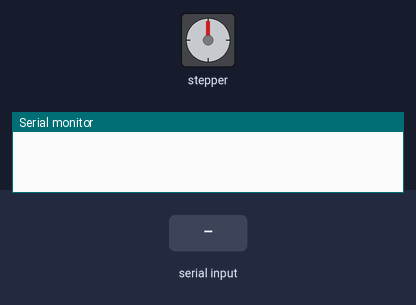
Bench run of a sketch on a simulated Arduino Uno, built with avr-gcc and run on an emulated ATmega328P. Shown: stepper motor, the last lines printed to the serial monitor. Wiring (inferred from the names in the program): stepper motor driver (200 steps per turn assumed): step pin 13; direction pin 9. The inputs (shaded band) are chosen by the test bench.

Above: at 1.2 s.
1.3 s: byte 90 received over Serial
At 3.0 s:
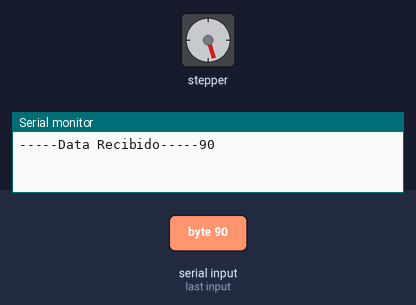
3.7 s: byte 30 received over Serial
At 4.3 s:
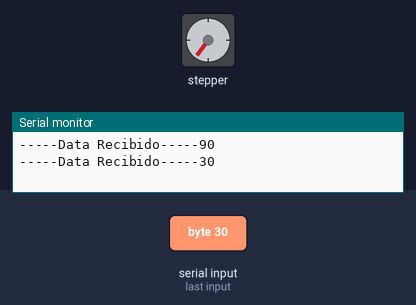
5.5 s: byte 120 received over Serial
At 7.6 s:
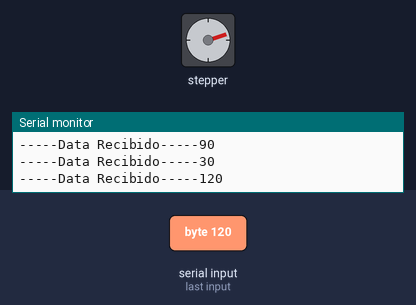
8.2 s: byte 30 received over Serial
At 8.9 s:
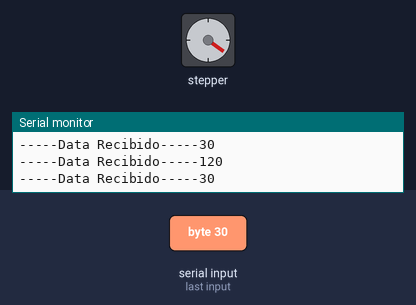
10.0 s: byte 90 received over Serial
At 12.0 s:
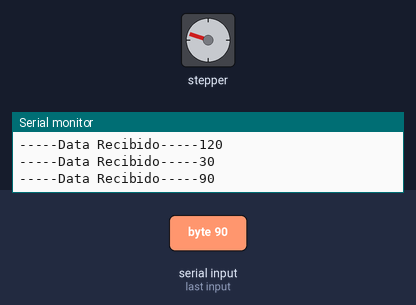
12.4 s: byte 120 received over Serial
At 14.1 s:
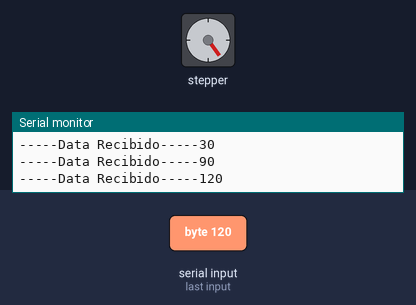
Timing chart, 0 to 15.6 s (numbered marks = the images above; inputs shaded):
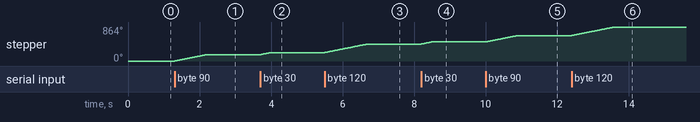

Measured:
- after the input at 1.3 s, stepper: turns 162° clockwise in 0.90 s, starting at once
- after the input at 3.7 s, stepper: turns 54° clockwise in 0.30 s, starting at once
- after the input at 5.5 s, stepper: turns 216° clockwise in 1.2 s, starting at once
- after the input at 8.2 s, stepper: turns 54° clockwise in 0.30 s, starting at once
- after the input at 10.0 s, stepper: turns 162° clockwise in 0.90 s, starting at once
- after the input at 12.4 s, stepper: turns 216° clockwise in 1.2 s, starting at once

The sketch:

Control_Basico_Motor.ino
```cpp
/*
  Este es el codigo basico para controlar un motor paso a paso mediante un driver A4988

  Miguel Granero Ramos
  Marta Salas Arroyo
  Luis Lopez Berrocal
*/

#define dirPin 9
#define stepPin 13
int pasos = 0;
int vel = 10;

void setup() {
  Serial.begin(9600); //Iniciamos el Serial para imprimir mensajes de informacion
  pinMode(dirPin, OUTPUT); //Declaramos si los pines son INPUT o OUTPUT
  pinMode(stepPin, OUTPUT);
}

void mover(int pasos = 0) { //Este Bloque los usaremos para hacer que el motor se mueva
  //Cambiamos la direccion dependiendo de si el numero introducido es positivo o negativo
  if (pasos >= 0) digitalWrite(dirPin, HIGH);
  else {
    digitalWrite(dirPin, LOW);
    pasos = pasos * -1;
  }
  //En este for hacemos que el motor se accione el numero de veces que le hayamos introducido
  for (int x = 0; x < pasos; x++) {
    digitalWrite(stepPin, HIGH);
    digitalWrite(stepPin, LOW);
    delay(vel); //Este delay funciona regulando la velocidad del motor
  }
}

void loop() {
  if (Serial.available() > 0) { //Recibimos el valor que le hemos introducido por el Serial
    pasos = Serial.read();
    Serial.print("-----Data Recibido-----");
    Serial.println(pasos);
    mover(pasos); //Llamamos al bloque mover introduciendole el numero de pasos que queremos que se mueva
  }
}
```
